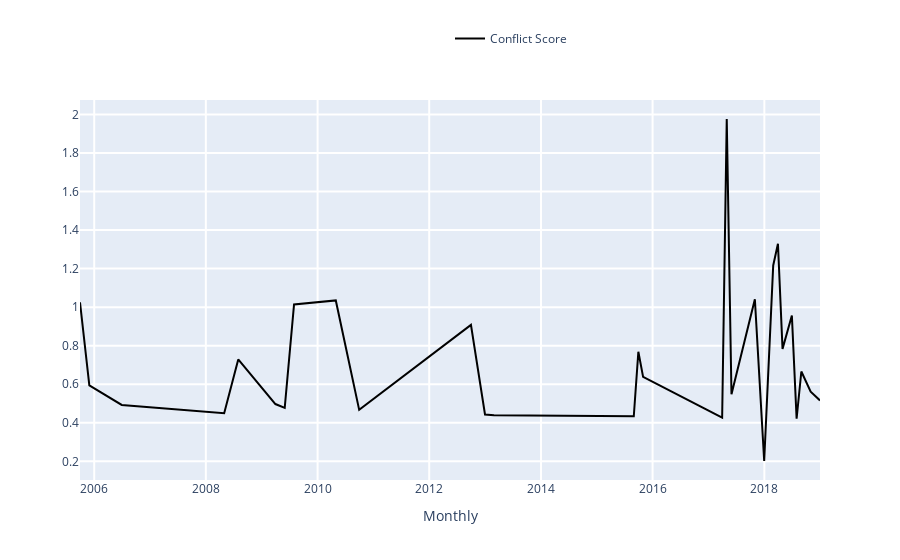

Notebook source saved alongside this figure:
### Markdown cell above
In the following graph you can select the *date range* and *granularity* (yearly, monthly) 
of the timeline (X-axis), and plot any of the following counts in the black and red lines:
<details>    
    <summary style="cursor: pointer;font-weight:bold">Options description</summary>
    
- **Total**: total number of actions (insertions, and deletions)
- **Total_surv_48h**: total number of actions that survived at least 48 hours
- **Total_persistent**: total number of actions that survived until, at least, the end of the month
- **Total_stopword_count**: total number of actions that were performed in stop words
- **Total Elegible Actions**: the total number of elegible actions
- **Number of Conflicts**: the total number of conflicts
- **Number of Revisions**: the total number of revisions/edits
- **Conflict Score**: the sum of conflict scores of all actions divided by the number of elegible actions
- **Absolute Conflict Score**: the sum of conflict scores of all actions (without division)
- **Conflict Ratio**: the count of all conflicts divided by the number of elegible actions
</details>

### Code cell
# create and display the button
button2 = widgets.Button(description="Show Page Conflict", layout=Layout(width='160px'))
display(button2)

def on_click_conflict(b):
    with out6:
        clear_output()
        display(md(f"***Page: {the_page['title']}***"))
        
        # Visualization
        listener = ConflictsListener(agg_actions)

        metrics = ['Total', 'Total_surv_48h', 'Total_stopword_count',
                   'Total Elegible Actions', 'Number of Conflicts', 'Number of Revisions',
                   'Conflict Score', 'Absolute Conflict Score', 'Conflict Ratio']
        conflict_score = agg_actions.conflict.sum() / agg_actions.elegibles.sum()
        display(md(f'**Page conflict score: {conflict_score}**'))

        # Visualization
        if (conflict_score != 0):
            interact(listener.listen,
                     _range = get_date_slider_from_datetime(agg_actions['year_month']),
                     granularity=Dropdown(options=['Yearly', 'Monthly'], value='Monthly'),
                     black=Dropdown(options=metrics, value='Conflict Score'),
                     red=Dropdown(options= ['None'] + metrics, value='None'))
        #display(Javascript('Jupyter.notebook.execute_cells([24])'))
    

out6 = Output()
display(out6)

# set the event
button2.on_click(on_click_conflict)

# trigger the event with the default value
on_click_conflict(button2)

### Figure 1 — Plotly figure (JSON) as saved in the notebook; plotly's stock layout.template omitted (floating-point values rounded to 4 significant figures)
{"data": [{"marker": {"color": "rgba(0, 0, 0, 1)"}, "name": "Conflict Score", "type": "scatter", "x": ["2005-09-30T00:00:00", "2005-11-30T00:00:00", "2006-06-30T00:00:00", "2008-04-30T00:00:00", "2008-07-31T00:00:00", "2009-03-31T00:00:00", "2009-05-31T00:00:00", "2009-07-31T00:00:00", "2010-04-30T00:00:00", "2010-09-30T00:00:00", "2012-09-30T00:00:00", "2012-12-31T00:00:00", "2013-02-28T00:00:00", "2015-04-30T00:00:00", "2015-08-31T00:00:00", "2015-09-30T00:00:00", "2015-10-31T00:00:00", "2017-03-31T00:00:00", "2017-04-30T00:00:00", "2017-05-31T00:00:00", "2017-08-31T00:00:00", "2017-10-31T00:00:00", "2017-12-31T00:00:00", "2018-02-28T00:00:00", "2018-03-31T00:00:00", "2018-04-30T00:00:00", "2018-06-30T00:00:00", "2018-07-31T00:00:00", "2018-08-31T00:00:00", "2018-10-31T00:00:00", "2018-12-31T00:00:00"], "y": [1.025, 0.5942, 0.4926, 0.4498, 0.729, 0.4972, 0.4774, 1.014, 1.035, 0.4671, 0.908, 0.4429, 0.4396, 0.4339, 0.4341, 0.7686, 0.6384, 0.427, 1.976, 0.5477, 0.8383, 1.041, 0.2016, 1.216, 1.329, 0.7834, 0.9569, 0.421, 0.6662, 0.561, 0.5157]}], "layout": {"barmode": "group", "hovermode": "closest", "legend": {"x": 0.5, "y": 1.2}, "showlegend": true, "xaxis": {"gridwidth": 2, "ticklen": 5, "title": {"text": "Monthly"}, "zeroline": true}, "yaxis": {"gridwidth": 2, "ticklen": 5}}}
